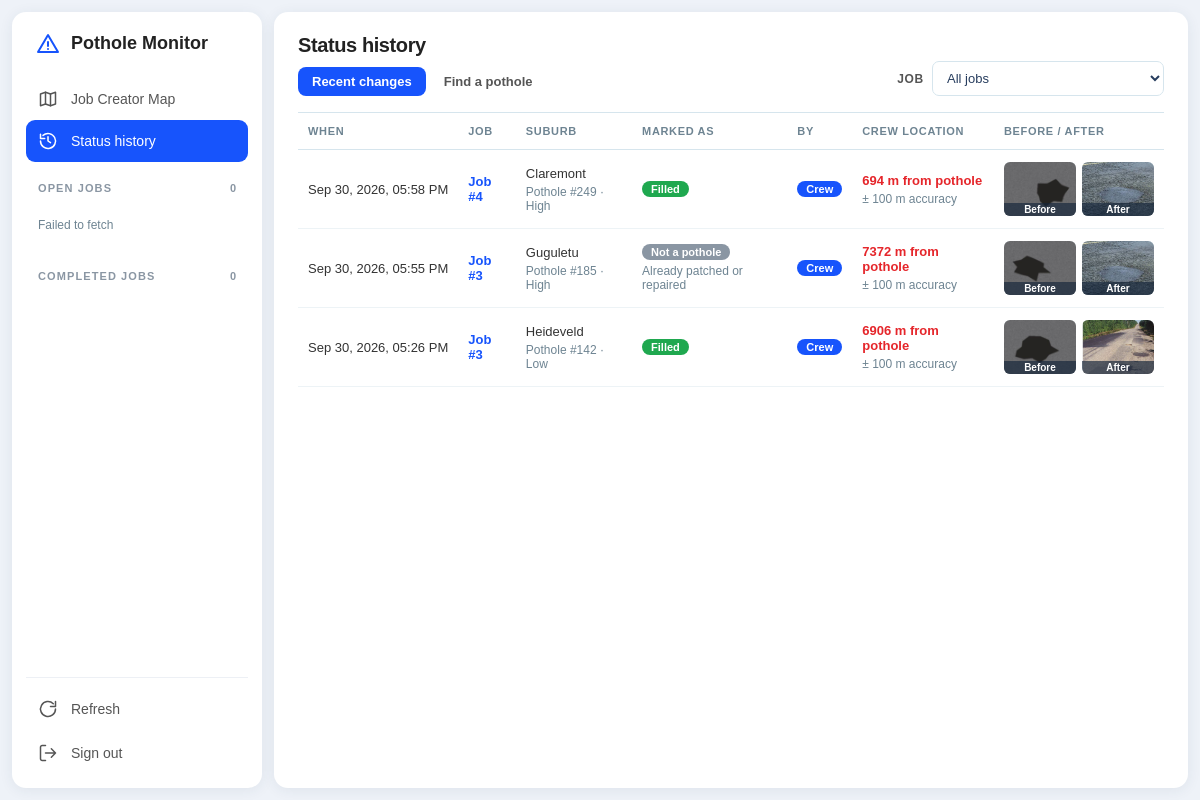
The page /history (signed in) on the database its author committed.
### app.py (models this page shows, shortened)
class StatusChange(db.Model):
    id = db.Column(db.Integer, primary_key=True)
    detection_id = db.Column(db.Integer, db.ForeignKey("detection.id"), nullable=False, index=True)
    job_id = db.Column(db.Integer, db.ForeignKey("job.id"), nullable=True, index=True)
    old_status = db.Column(db.String(20), nullable=False)
    new_status = db.Column(db.String(20), nullable=False)
    reason = db.Column(db.String(40), nullable=True)
    photo = db.Column(db.String(255), nullable=True)
    source = db.Column(db.String(10), nullable=False)  # "crew" (job link) or "admin" (dashboard)
    latitude = db.Column(db.Float, nullable=True)
    longitude = db.Column(db.Float, nullable=True)
    accuracy_m = db.Column(db.Float, nullable=True)
    distance_m = db.Column(db.Float, nullable=True)  # from the phone to the pothole
    created_at = db.Column(db.DateTime(timezone=True), nullable=False, default=lambda: datetime.now(timezone.utc), index=True)

class Detection(db.Model):
    id = db.Column(db.Integer, primary_key=True)
    detection_id = db.Column(db.String(120), unique=True, nullable=False, index=True)
    object_name = db.Column(db.String(30), nullable=False, index=True)
    width_mm = db.Column(db.Float, nullable=False)
    length_mm = db.Column(db.Float, nullable=False)
    latitude = db.Column(db.Float, nullable=False)
    longitude = db.Column(db.Float, nullable=False)
    suburb = db.Column(db.String(120), nullable=True, index=True)  # None when outside Cape Town's suburbs
    job_id = db.Column(db.Integer, db.ForeignKey("job.id"), nullable=True, index=True)  # None while unassigned
    repair_status = db.Column(db.String(20), nullable=False, default="unfilled", server_default="unfilled", index=True)
    repair_reason = db.Column(db.String(40), nullable=True)  # NOT_POTHOLE_REASONS key when marked "not_pothole"
    repair_photo = db.Column(db.String(255), nullable=True)  # proof photo uploaded with the latest status change
    repair_updated_at = db.Column(db.DateTime(timezone=True), nullable=True)
    captured_at = db.Column(db.DateTime(timezone=True), nullable=False, index=True)
    received_at = db.Column(db.DateTime(timezone=True), nullable=False, default=lambda: datetime.now(timezone.utc))
    severity = db.Column(db.String(20), nullable=False, index=True)
    image_filename = db.Column(db.String(255), nullable=False)
    image_mimetype = db.Column(db.String(80), nullable=False)
    image_size = db.Column(db.Integer, nullable=False)

### app.py (the view)
@app.get("/history")
def history_view():
    if not dashboard_authenticated():
        return redirect(url_for("login"))
    tab = "search" if request.args.get("tab") == "search" else "changes"
    job_filter = request.args.get("job", type=int)
    query = (select(StatusChange, Detection).join(Detection, StatusChange.detection_id == Detection.id)
             .order_by(StatusChange.created_at.desc()).limit(HISTORY_LIMIT))
    if job_filter:
        query = query.where(StatusChange.job_id == job_filter)
    labels = {"unfilled": "Unfilled", "filled": "Filled", "not_pothole": "Not a pothole"}
    entries = [{
        "created_at": as_utc(change.created_at),
        "job_id": change.job_id,
        "detection_id": detection.id,
        "suburb": suburb_label(detection.suburb) if detection.suburb else "Unknown suburb",
        "severity": detection.severity,
        "new_status": change.new_status, "new_label": labels.get(change.new_status, change.new_status),
        "reason": NOT_POTHOLE_REASONS.get(change.reason),
        "source": change.source,
        "before_url": f"/api/v1/media/{detection.image_filename}",
        "photo_url": f"/api/v1/media/{change.photo}" if change.photo else None,
        "distance_m": change.distance_m,
        "accuracy_m": change.accuracy_m,
        "maps_url": (f"https://www.google.com/maps/search/?api=1&query={change.latitude},{change.longitude}"
                     if change.latitude is not None else None),
    } for change, detection in db.session.execute(query)] if tab == "changes" else []
    jobs = db.session.scalars(select(Job).order_by(Job.id.desc())).all()
    return render_template("history.html", tab=tab, entries=entries, jobs=jobs, job_filter=job_filter,
                           limit=HISTORY_LIMIT, radii=SEARCH_RADII_M)

### app.py (called while the page is built)
def as_utc(value):
    return value.replace(tzinfo=timezone.utc) if value.tzinfo is None else value

def suburb_label(name):
    return " ".join(word.capitalize() for word in name.split())

def dashboard_authenticated():
    return bool(session.get("dashboard_authenticated"))

### templates/history.html (shortened to what this page needs)
<!doctype html>
<html lang="en">
<head>
  <link rel="stylesheet" href="{{ url_for('static', filename='styles.css', v='49') }}">
</head>
<body class="history-page">
  <main class="shell">
    <section class="workspace">
      <aside class="job-sidebar" aria-label="Navigation">
        <div class="brand-row"><svg viewBox="0 0 24 24" fill="none" stroke="currentColor" stroke-width="2" stroke-linecap="round" stroke-linejoin="round" aria-hidden="true"><path d="M12 3 2 20h20L12 3z"/><path d="M12 10v4M12 17h.01"/></svg><h1>Pothole Monitor</h1></div>
        {% set active_nav = 'history' %}{% include '_admin_nav.html' %}
      </aside>
      <section class="history-panel">
        <div class="history-head">
          <div>
            <h2>Status history</h2>
            <nav class="history-tabs" aria-label="Status history views">
              <a href="{{ url_for('history_view') }}" class="{{ 'active' if tab == 'changes' }}">Recent changes</a>
              <a href="{{ url_for('history_view', tab='search') }}" class="{{ 'active' if tab == 'search' }}">Find a pothole</a>
            </nav>
          </div>
          {% if tab == 'changes' %}
          <form method="get" class="history-filter">
            <label for="history-job">Job</label>
            <select id="history-job" name="job" data-autosubmit>
              <option value="">All jobs</option>
            </select>
          </form>
          {% endif %}
        </div>
        {% if tab == 'changes' %}
        {% if entries %}
        <div class="history-table-wrap">
          <table class="history-table">
            <thead><tr><th>When</th><th>Job</th><th>Suburb</th><th>Marked as</th><th>By</th><th>Crew location</th><th>Before / after</th></tr></thead>
            <tbody>
              {% for entry in entries %}
              <tr>
                <td class="history-when" data-utc="{{ entry.created_at.isoformat() }}">{{ entry.created_at.strftime('%d %b %Y %H:%M') }} UTC</td>
                <td>{% if entry.job_id %}<a href="{{ url_for('job_view', job_id=entry.job_id) }}">Job #{{ entry.job_id }}</a>{% else %}<span class="muted-text">None</span>{% endif %}</td>
                <td>{{ entry.suburb }}<small class="history-reason">Pothole #{{ entry.detection_id }} · {{ entry.severity|capitalize }}</small></td>
                <td><span class="status-pill {{ entry.new_status }}">{{ entry.new_label }}</span>{% if entry.reason %}<small class="history-reason">{{ entry.reason }}</small>{% endif %}</td>
                <td><span class="source-pill {{ entry.source }}">{{ 'Crew' if entry.source == 'crew' else 'Admin' }}</span></td>
                <td>
                  {% if entry.distance_m is not none %}
                  <a href="{{ entry.maps_url }}" target="_blank" rel="noopener" class="{{ 'far-away' if entry.distance_m > 50 }}">{{ '%.0f'|format(entry.distance_m) }} m from pothole</a>
                  {% if entry.accuracy_m %}<small class="history-reason">± {{ '%.0f'|format(entry.accuracy_m) }} m accuracy</small>{% endif %}
                  {% elif entry.source == 'crew' %}<span class="muted-text">No location</span>
                  {% else %}<span class="muted-text">n/a</span>{% endif %}
                </td>
                <td>
                  <div class="photo-pair">
                    <button class="photo-thumb" type="button" data-lightbox="{{ entry.before_url }}" data-caption="Before: detected pothole #{{ entry.detection_id }}"><img src="{{ entry.before_url }}" alt="Before"><span>Before</span></button>
                    {% if entry.photo_url %}<button class="photo-thumb" type="button" data-lightbox="{{ entry.photo_url }}" data-caption="After: {{ entry.new_label|lower }} (pothole #{{ entry.detection_id }})"><img src="{{ entry.photo_url }}" alt="After"><span>After</span></button>
                    {% else %}<span class="photo-thumb empty"><span>No after photo</span></span>{% endif %}
                  </div>
                </td>
              </tr>
              {% endfor %}
            </tbody>
          </table>
        </div>
        {% else %}
        <p class="list-empty history-empty">No status changes yet{% if job_filter %} for this job{% endif %}.</p>
        {% endif %}
        {% endif %}
      </section>
    </section>
  </main>
</body>
</html>

### templates/_admin_nav.html (shortened to what this page needs)
<a class="nav-item{{ ' active' if active_nav == 'main' }}" href="{{ url_for('map_view') }}"><svg viewBox="0 0 24 24" fill="none" stroke="currentColor" stroke-width="1.8" stroke-linecap="round" stroke-linejoin="round" aria-hidden="true"><path d="M9 4 3 6v14l6-2 6 2 6-2V4l-6 2-6-2z"/><path d="M9 4v14M15 6v14"/></svg><span class="nav-label">Job Creator Map</span></a>
<a class="nav-item{{ ' active' if active_nav == 'history' }}" href="{{ url_for('history_view') }}"><svg viewBox="0 0 24 24" fill="none" stroke="currentColor" stroke-width="1.8" stroke-linecap="round" stroke-linejoin="round" aria-hidden="true"><path d="M3 12a9 9 0 1 0 3-6.7"/><path d="M3 4v5h5M12 7v5l3 2"/></svg><span class="nav-label">Status history</span></a>
<div class="job-lists">
  <div class="sidebar-heading"><h2>Open jobs</h2><span id="job-count" class="count-badge">0</span></div>
  <nav id="job-list" class="job-list" aria-label="Open jobs"><p class="list-empty">Loading jobs...</p></nav>
  <div class="sidebar-heading"><h2>Completed jobs</h2><span id="completed-job-count" class="count-badge">0</span></div>
</div>
<div class="sidebar-footer">
  <button id="refresh-page" class="nav-item" type="button"><svg viewBox="0 0 24 24" fill="none" stroke="currentColor" stroke-width="1.8" stroke-linecap="round" stroke-linejoin="round" aria-hidden="true"><path d="M21 12a9 9 0 1 1-2.64-6.36"/><path d="M21 3v6h-6"/></svg><span class="nav-label">Refresh</span></button>
  <form method="post" action="{{ url_for('logout') }}"><button class="nav-item" type="submit"><svg viewBox="0 0 24 24" fill="none" stroke="currentColor" stroke-width="1.8" stroke-linecap="round" stroke-linejoin="round" aria-hidden="true"><path d="M9 21H5a2 2 0 0 1-2-2V5a2 2 0 0 1 2-2h4"/><path d="m16 17 5-5-5-5M21 12H9"/></svg><span class="nav-label">Sign out</span></button></form>
</div>

### rows shown on the page
StatusChange: job_id "4", suburb "Claremont", detection_id "249", severity "High", new_label "Filled", source "Crew", distance_m "694", accuracy_m "100", shows a picture
StatusChange: job_id "3", suburb "Guguletu", detection_id "185", severity "High", new_label "Not a pothole", reason "Already patched or repaired", source "Crew", distance_m "7372", accuracy_m "100", shows a picture
StatusChange: job_id "3", suburb "Heideveld", detection_id "142", severity "Low", new_label "Filled", source "Crew", distance_m "6906", accuracy_m "100", shows a picture
